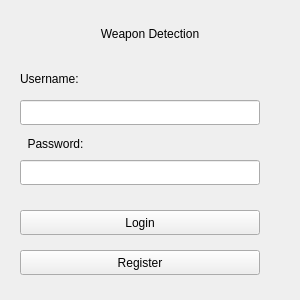
<?xml version="1.0" encoding="UTF-8"?>
<ui version="4.0">
 <class>MainWindow</class>
 <widget class="QMainWindow" name="MainWindow">
  <property name="geometry">
   <rect>
    <x>0</x>
    <y>0</y>
    <width>300</width>
    <height>300</height>
   </rect>
  </property>
  <property name="minimumSize">
   <size>
    <width>300</width>
    <height>300</height>
   </size>
  </property>
  <property name="maximumSize">
   <size>
    <width>300</width>
    <height>300</height>
   </size>
  </property>
  <property name="windowTitle">
   <string>Weapon Detection</string>
  </property>
  <widget class="QWidget" name="centralwidget">
   <widget class="QLabel" name="label_name">
    <property name="geometry">
     <rect>
      <x>50</x>
      <y>25</y>
      <width>200</width>
      <height>17</height>
     </rect>
    </property>
    <property name="text">
     <string>Weapon Detection</string>
    </property>
    <property name="alignment">
     <set>Qt::AlignCenter</set>
    </property>
   </widget>
   <widget class="QLabel" name="label_username">
    <property name="geometry">
     <rect>
      <x>20</x>
      <y>70</y>
      <width>80</width>
      <height>17</height>
     </rect>
    </property>
    <property name="text">
     <string>Username:</string>
    </property>
   </widget>
   <widget class="QLabel" name="label_password">
    <property name="geometry">
     <rect>
      <x>20</x>
      <y>135</y>
      <width>71</width>
      <height>17</height>
     </rect>
    </property>
    <property name="text">
     <string>Password:</string>
    </property>
    <property name="alignment">
     <set>Qt::AlignCenter</set>
    </property>
   </widget>
   <widget class="QLineEdit" name="username_input">
    <property name="geometry">
     <rect>
      <x>20</x>
      <y>100</y>
      <width>240</width>
      <height>25</height>
     </rect>
    </property>
   </widget>
   <widget class="QLineEdit" name="password_input">
    <property name="geometry">
     <rect>
      <x>20</x>
      <y>160</y>
      <width>240</width>
      <height>25</height>
     </rect>
    </property>
    <property name="echoMode">
     <enum>QLineEdit::Password</enum>
    </property>
   </widget>
   <widget class="QPushButton" name="login_button">
    <property name="geometry">
     <rect>
      <x>20</x>
      <y>210</y>
      <width>240</width>
      <height>25</height>
     </rect>
    </property>
    <property name="text">
     <string>Login</string>
    </property>
   </widget>
   <widget class="QPushButton" name="register_button">
    <property name="geometry">
     <rect>
      <x>20</x>
      <y>250</y>
      <width>240</width>
      <height>25</height>
     </rect>
    </property>
    <property name="text">
     <string>Register</string>
    </property>
   </widget>
  </widget>
 </widget>
 <resources/>
 <connections/>
</ui>
